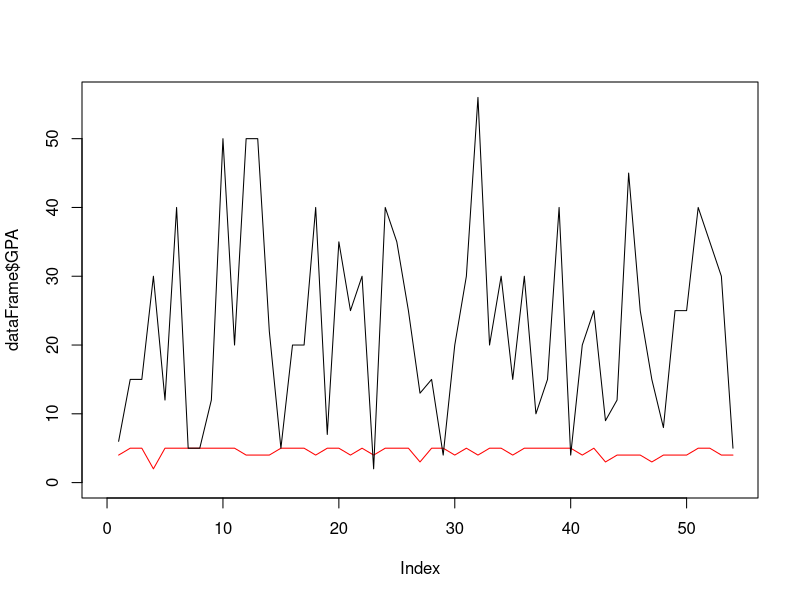
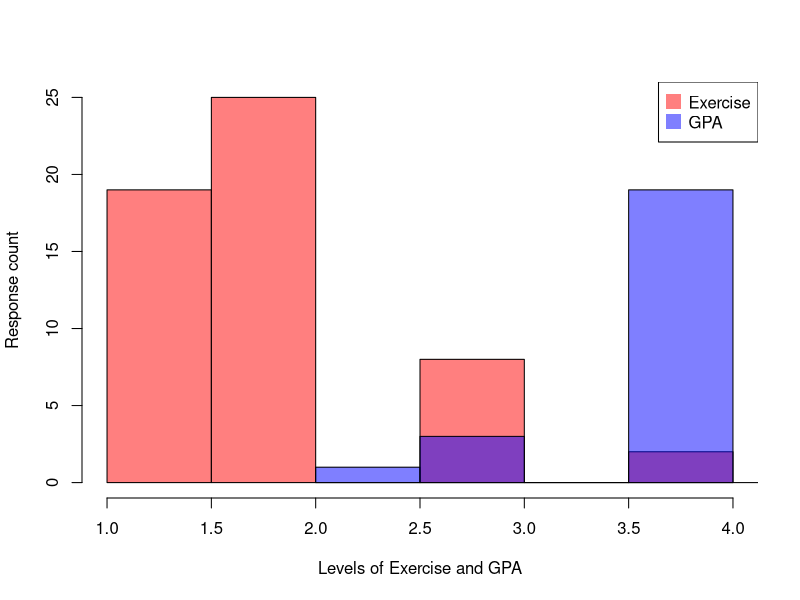
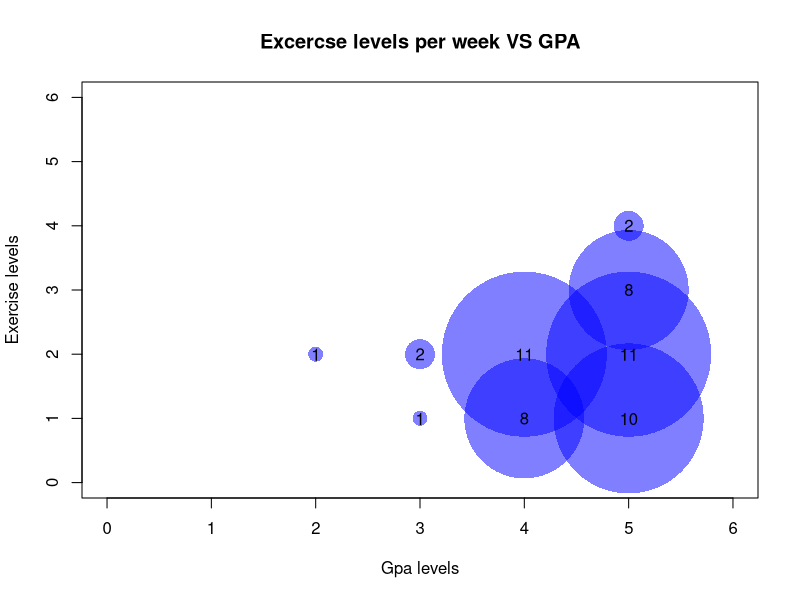
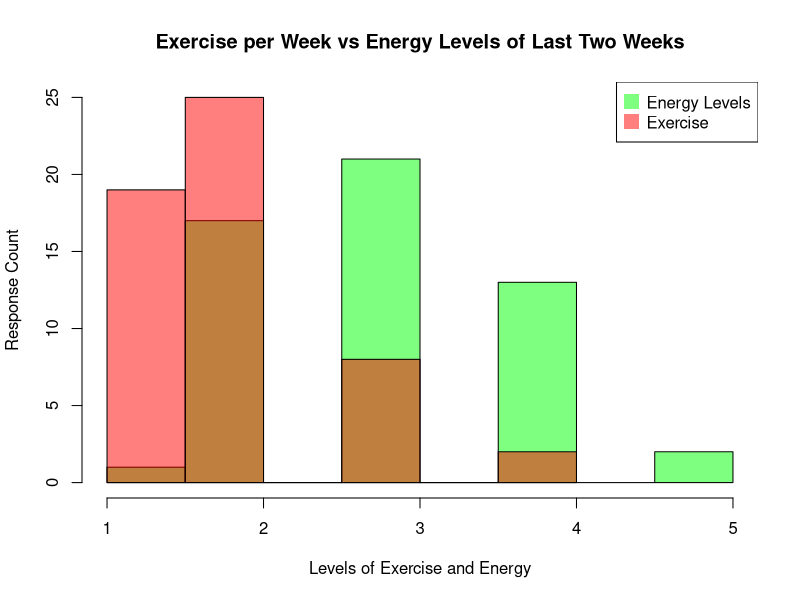
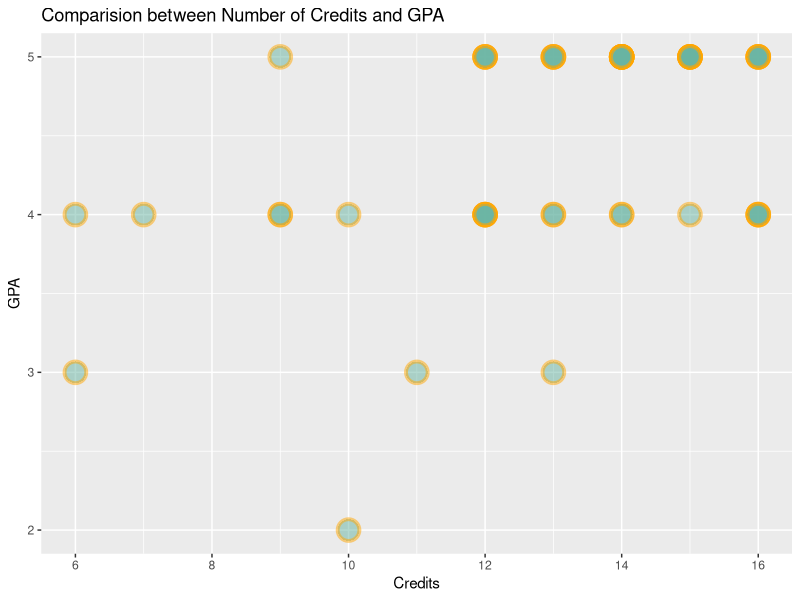
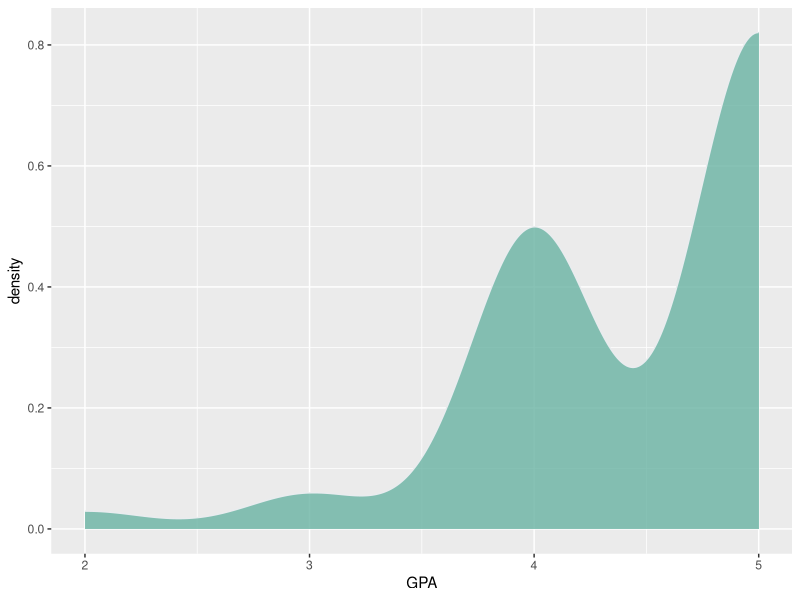
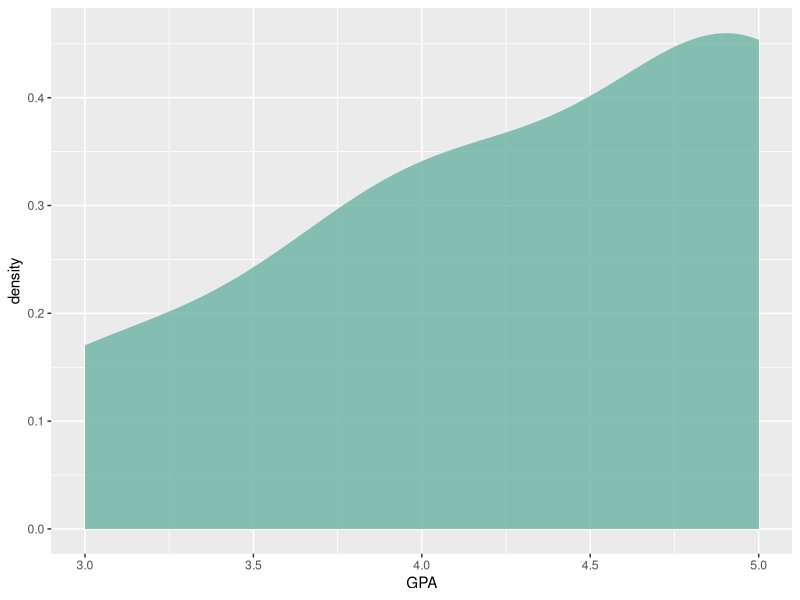

Write the R code that produced these figures, in order.
## ---- chunk 1
#install.packages(tidyverse)
library(knitr)
library(tidyverse)

knitr::opts_chunk$set(echo = TRUE)
## ---- chunk 2

## This code block reads and re-writes all of the data into "dataFrame" to be used in each analysis

data <- read.csv('statsResponses v0.csv')
dataFrame <- data
  #GPA "success" range: 5 = Excellent, 4 = Good, 3 = Moderate, 2 = Poor, 1 = Bad
  dataFrame$GPA[dataFrame$GPA == "3.5+"] = 5
  dataFrame$GPA[dataFrame$GPA == "3-3.4"] = 4
  dataFrame$GPA[dataFrame$GPA == "2.5-2.9"] = 3
  dataFrame$GPA[dataFrame$GPA == "2-2.4"] = 2
  dataFrame$GPA[dataFrame$GPA == "<1.9"] = 1
  dataFrame$GPA = as.integer(dataFrame$GPA)
  #Modify transfer GPAs
  dataFrame$Transfers[dataFrame$Transfers == "3.5+"] = 5
  dataFrame$Transfers[dataFrame$Transfers == "3-3.4"] = 4
  dataFrame$Transfers[dataFrame$Transfers == "2.5-2.9"] = 3
  dataFrame$Transfers[dataFrame$Transfers == "2-2.4"] = 2
  dataFrame$Transfers[dataFrame$Transfers == "<1.9"] = 1
 
  #Modify credits
  dataFrame$Credits[dataFrame$Credits == "16+"] = 16
  dataFrame$Credits = as.integer(dataFrame$Credits)
  
  #Modify concentration; no struggle concentrating (1) to struggle concentrating every day (4)
  dataFrame$Concentration[dataFrame$Concentration == "Not at all"] = "1"
  dataFrame$Concentration[dataFrame$Concentration == "Several days"] = "2"
  dataFrame$Concentration[dataFrame$Concentration == "More than half of the days"] = "3"
  dataFrame$Concentration[dataFrame$Concentration == "Nearly every day"] = "4"
  dataFrame$Concentration = as.integer(dataFrame$Concentration)
   
  #Work Overall Part 1; I love what I'm doing (1) to I hate what I'm doing (5)
  #dataFrame$Work.Overall.Part.1[dataFrame$Work.Overall.Part.1 ==]
  
  #Work OVerall Part 2; my job will help my future (1) my job will not help my future (5)
  
  
  #Hours of sleep; 
  dataFrame$Hours.of.Sleep[dataFrame$Hours.of.Sleep == "0-2"] = "1"
  dataFrame$Hours.of.Sleep[dataFrame$Hours.of.Sleep == "3-4"] = "2"
  dataFrame$Hours.of.Sleep[dataFrame$Hours.of.Sleep == "5-6"] = "3"
  dataFrame$Hours.of.Sleep[dataFrame$Hours.of.Sleep == "7-8"] = "4"
  dataFrame$Hours.of.Sleep[dataFrame$Hours.of.Sleep == "8+"] = "5"
  
  #Struggle to sleep
  
  #Activity level; no exercise (1) to nearly every day in a week (4)
  dataFrame$Activities[dataFrame$Activities == "0 days a week"] = "1"
  dataFrame$Activities[dataFrame$Activities == "1-2 days a week"] = "2"
  dataFrame$Activities[dataFrame$Activities == "3-4 days a week"] = "3"
  dataFrame$Activities[dataFrame$Activities == "5-7 days a week"] = "4"
  dataFrame$Activities = as.integer(dataFrame$Activities)
  
  #Activity durations; need a conditional check where if activity level = 1 set to 0
  
  

## ---- chunk 3

plot(dataFrame$GPA, type = "l", col = "red", xlim = c(0,length(dataFrame$Timestamp)), ylim = c(0,max(dataFrame$Hours.of.Studying)))
lines(dataFrame$Hours.of.Studying, col = "black")

## ---- chunk 4

######## Tony added code 04/22/2022 In-Progress ###############

#Modify hours of sleep to be numeric
dataFrame$Hours.of.Sleep = as.integer(dataFrame$Hours.of.Sleep)

#Create list of data without NAs in commute times
data_no_na_commute_times = dataFrame %>% drop_na(Commute.Time)


#lines(x= 0:100, y = dunif(seq(0, 1, 0.01), min=0, max=50), col="green")
#lines(1.35*dnorm(0:100, mean(temp_data_row_means), sd(temp_data_row_means)), col='purple')
#lines(3.5*dpois(0:100, mean(temp_data_row_means)), col='red')
#lines(7*dexp(0:100, 1/mean(temp_data_row_means)), col='blue')
#lines(3.5*dgamma(0:100, mean(temp_data_row_means)), col='orange')

#legend(48, 0.25, legend=c("Uniform Dist", "Normal Dist", "Poisson Dist", "Exponential Dist", "Gamma Dist"),
       #col=c("green", "purple", "red", "blue", "orange"), lty=1, cex=0.75)

########################### VIEW THE RELATIONSHIP BETWEEN EXERCISE AND GPA ##############


#Create data
set.seed(1)
 
# Base histogram
hist(dataFrame$Activities,  col=rgb(1,0,0,0.5), xlab="Levels of Exercise and GPA", 
     ylab="Response count", main="" )

# Second with add=T to plot on top
hist(dataFrame$GPA, col=rgb(0,0,1,0.5), add=T)

# Add legend
legend("topright", legend=c("Exercise","GPA"), col=c(rgb(1,0,0,0.5), 
     rgb(0,0,1,0.5)), pt.cex=2, pch=15 )


# Create scatter plot for with GPA as y-axis and Exercise as X-value

#I count the occurence of each couple of values. Eg : number of time a=1 and b=1, number of time a=1 and b=2 etc...
AA <- xyTable(dataFrame$GPA,dataFrame$Activities)
 
#Now I can plot this ! I represent the dots as big as the couple occurs often
coeff_bigger <- 2
plot(AA$x , AA$y , cex=AA$number*coeff_bigger  , pch=16 , col=rgb(0,0,1,0.5) , xlab= "Gpa levels" , ylab="Exercise levels" , xlim=c(0,6) , ylim=c(0,6), main="Excercse levels per week VS GPA")
text(AA$x , AA$y , AA$number )
 
#Note : It's easy to make a function that will compute this kind of plot automaticaly :
represent_discrete_variable <- function(var1, var2 , coeff_bigger){
  AA=xyTable(var1,var2)
  plot(AA$x , AA$y , cex=AA$number*coeff_bigger  , pch=16 , col="chocolate1" , xlab= "value of a" , ylab="value of b" )
  text (AA$x , AA$y , AA$number )
}


########## Comparison for subquestion of exercise levels and energy levels ##############################

# Base histogram
hist(dataFrame$Energy.Level,  col=rgb(0,1,0,0.5), xlab="Levels of Exercise and Energy", 
     ylab="Response Count", main="Exercise per Week vs Energy Levels of Last Two Weeks", ylim = c(0,25))

# Second with add=T to plot on top
hist(dataFrame$Activities, col=rgb(1,0,0,0.5), add=T)

# Add legend
legend("topright", legend=c("Energy Levels","Exercise"), col=c(rgb(0,1,0,0.5), 
     rgb(1,0,0,0.5)), pt.cex=2, pch=15 )

## ---- chunk 5

ggplot(dataFrame, aes(x=Credits, y=GPA)) + 
    geom_point(
        color="orange",
        fill="#69b3a2",
        shape=21,
        alpha=0.5,
        size=6,
        stroke = 2
        ) + ggtitle("Comparision between Number of Credits and GPA")
## ---- chunk 6
STEMMaj_Data<- subset(dataFrame, Major == "Yes")
NONSTEMMaj_Data<- subset(dataFrame, Major == "No")

STEMMaj_Data %>% ggplot( aes(x=GPA)) +
    geom_density(fill="#69b3a2", color="#e9ecef", alpha=0.8)
NONSTEMMaj_Data %>% ggplot( aes(x=GPA)) +
    geom_density(fill="#69b3a2", color="#e9ecef", alpha=0.8)

